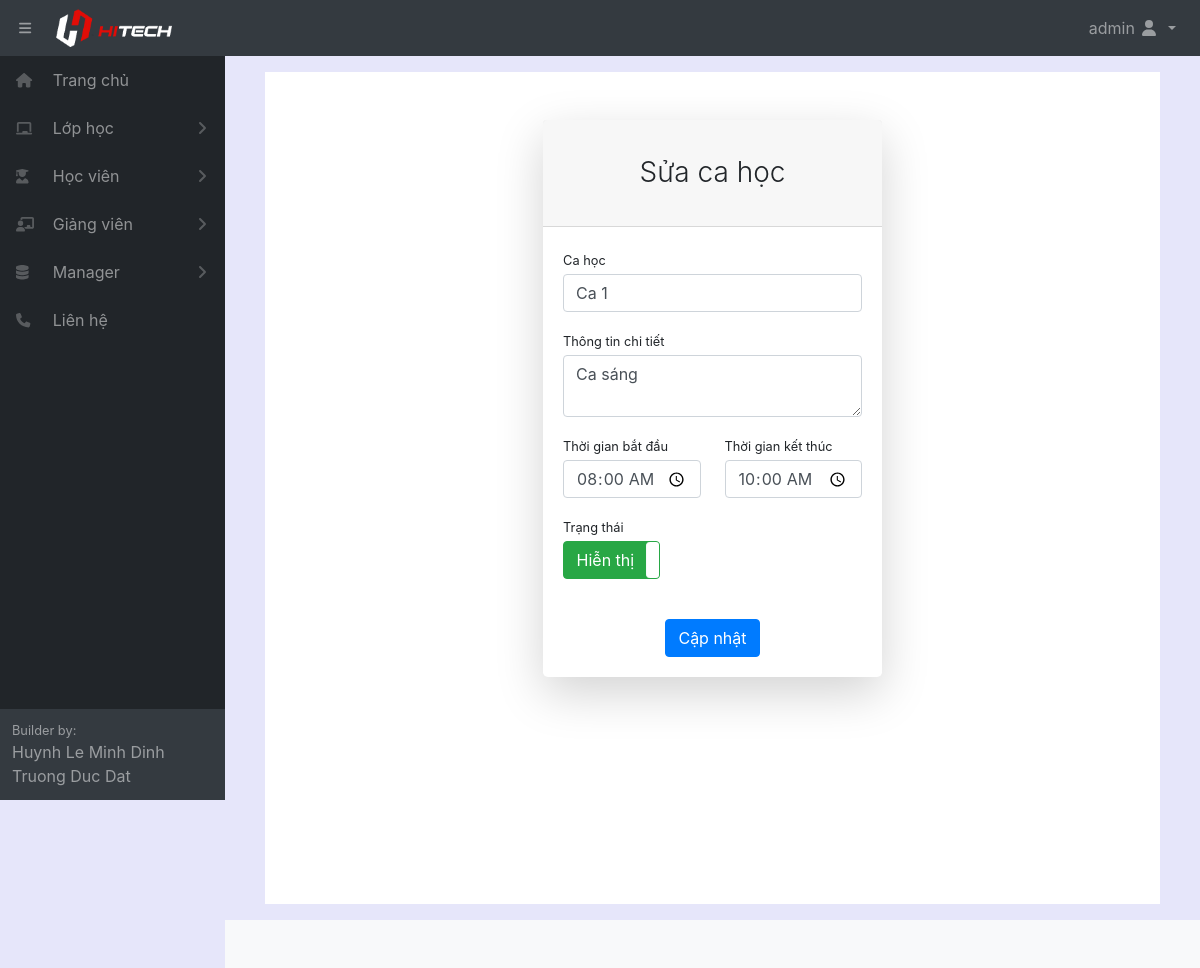
/edittimeshift/1 (signed in), run on the app's committed database.
### home/models.py (models this page shows, shortened)
class TimeShift(models.Model):
    fullname = models.CharField(max_length=100, verbose_name="Tên ca học")
    infomation = models.CharField(max_length=1000, blank=True, verbose_name="Thông tin ca học")
    timestart = models.TimeField(null = True, blank=True, verbose_name="Giờ bắt đầu")
    timeend = models.TimeField(null = True, blank=True, verbose_name="Giờ kết thúc")
    active = models.BooleanField(default=True, verbose_name="Trạng thái")
    class Meta:
        ordering =["fullname"]
        verbose_name_plural = "Ca học"

### home/decorators.py (the view)
        def wrapper_func(request, *args, **kwargs):
            group = None
            if request.user.groups.exists():
                group = request.user.groups.all()[0].name
            if group in allowed_roles:
                return view_func(request, *args, **kwargs)
            else:
                return redirect('errorrole')

### home/views.py (called while the page is built, shortened)
@login_required(login_url='login')
@allowed_users(allowed_roles=['admin'])
def editTimeShift(request,pk):
    timeshift = TimeShift.objects.get(pk=pk)
    context={'timeshift':timeshift}
    return render(request,'manager/editTimeShift.html',context)

### home/templates/manager/editTimeShift.html (shortened to what this page needs)
{% extends "pages/base.html" %}
{% block content %}
{% load static %}
<div class="container" style="height: 52em;">
    <div class="row justify-content-center">
        <div class="col-lg-5">
            <div class="card shadow-lg border-0 rounded-lg mt-5">
                <div class="card-header">
                    <h3 class="text-center font-weight-light my-4">Sửa ca học</h3>
                </div>
                <div class="card-body">
                    <form action="" method="POST">
                        <div class="row">
                            <div class="col-xl-12 col-md-12">
                                <div class="form-group">
                                    <label class="small mb-1" for="id_fullname">Ca học</label>
                                    <input class="form-control" type="text" name="fullname" maxlength="100" required
                                        id="id_fullname" placeholder="Nhập tên ca học" value="{{timeshift.fullname}}" />
                                </div>
                            </div>
                            <div class="col-xl-12 col-md-12">
                                <div class="form-group">
                                    <label class="small mb-1" for="id_infomation">Thông tin chi tiết</label>
                                    <textarea class="form-control" name="infomation" maxlength="1000" id="id_infomation"
                                        rows="2" placeholder="Nội dung">{{timeshift.infomation}}</textarea>
                                </div>
                            </div>
                            <div class="col-xl-6 col-md-12">
                                <div class="form-group">
                                    <label class="small mb-1" for="id_timestart">Thời gian bắt đầu</label>
                                    <input class="form-control" type="time" name="timestart" id="id_timestart"
                                        value="{{timeshift.timestart|date:"H:i"}}" />
                                </div>
                            </div>
                            <div class="col-xl-6 col-md-12">
                                <div class="form-group">
                                    <label class="small mb-1" for="id_timeend">Thời gian kết thúc</label>
                                    <input class="form-control" type="time" name="timeend" id="id_timeend"
                                        value="{{timeshift.timeend|date:"H:i"}}" />
                                </div>
                            </div>
                            <div class="col-xl-12 col-md-12">
                                <label class="small mb-1" for="id_active">Trạng thái</label>
                                <div class="form-group">
                                </div>
                            </div>
                        </div>
                        <div class="form-group d-flex align-items-center justify-content-between mt-4 mb-0">
                            <input class="btn btn-primary" type="submit" value="Cập nhật"
                                style="margin-left: auto; margin-right: auto;">
                        </div>
                    </form>
                </div>
            </div>
        </div>
    </div>
</div>
{% endblock content %}

### home/templates/pages/base.html (shortened to what this page needs)
<!DOCTYPE html>
<html lang="en">
{% load staticfiles %}
<head>
    <link href="{% static '/fullcalendar/core/main.css' %}" rel='stylesheet' />
    <link href="{% static '/fullcalendar/daygrid/main.css' %}" rel='stylesheet' />
    <link href="{% static '/css/styles.css' %}" rel="stylesheet" />
    <link href="{% static '/css/dataTables.bootstrap4.min.css' %}" rel="stylesheet" />
</head>
<body class="sb-nav-fixed">
    <nav class="sb-topnav navbar navbar-expand navbar-dark bg-dark">
        <button class="btn btn-link btn-sm order-1 order-lg-0" id="sidebarToggle" href="#" style="margin-left: 10px;">
            <i class="fas fa-bars"></i></button>
        <a class="navbar-brand" href="{% url 'home' %}">
            <img src="/static/images/Logo-row-Light.png" alt="" style="width: 60%;">
        </a>
        <ul class="navbar-nav ml-auto ml-md-0">
            <li class="nav-item dropdown">
                <a class="nav-link dropdown-toggle" id="userDropdown" href="#" role="button" data-toggle="dropdown"
                    aria-haspopup="true" aria-expanded="false">
                    {{user.first_name}} {{user.last_name}}
                    <i class="fas fa-user fa-fw"></i>
                </a>
            </li>
        </ul>
    </nav>
    <div id="layoutSidenav">
        <div id="layoutSidenav_nav">
            <nav class="sb-sidenav accordion sb-sidenav-dark" id="sidenavAccordion">
                <div class="sb-sidenav-menu">
                    <div class="nav">
                        <a class="nav-link" href="{% url 'home' %}">
                            <div class="sb-nav-link-icon" style="width: 2em;">
                                <i class="fas fa-home"></i>
                            </div>
                            Trang chủ
                        </a>
                        <a class="nav-link collapsed" href="#" data-toggle="collapse" data-target="#collapseClass"
                            aria-expanded="false" aria-controls="collapseClass">
                            <div class="sb-nav-link-icon" style="width: 2em;">
                                <i class="fas fa-chalkboard"></i>
                            </div>
                            Lớp học
                            <div class="sb-sidenav-collapse-arrow">
                                <i class="fas fa-angle-down"></i>
                            </div>
                        </a>
                        <a class="nav-link collapsed" href="#" data-toggle="collapse" data-target="#collapseStudent"
                            aria-expanded="false" aria-controls="collapseStudent">
                            <div class="sb-nav-link-icon" style="width: 2em;">
                                <i class="fas fa-user-graduate"></i>
                            </div>
                            Học viên
                            <div class="sb-sidenav-collapse-arrow">
                                <i class="fas fa-angle-down"></i>
                            </div>
                        </a>
                        <a class="nav-link collapsed" href="#" data-toggle="collapse" data-target="#collapseTeacher"
                            aria-expanded="false" aria-controls="collapseTeacher">
                            <div class="sb-nav-link-icon" style="width: 2em;">
                                <i class="fas fa-chalkboard-teacher"></i>
                            </div>
                            Giảng viên
                            <div class="sb-sidenav-collapse-arrow">
                                <i class="fas fa-angle-down"></i>
                            </div>
                        </a>
                        {% if request.user.is_staff %}
                        <a class="nav-link collapsed" href="#" data-toggle="collapse" data-target="#collapseManager"
                            aria-expanded="false" aria-controls="collapseManager">
                            <div class="sb-nav-link-icon" style="width: 2em;">
                                <i class="fas fa-database"></i>
                            </div>
                            Manager
                            <div class="sb-sidenav-collapse-arrow">
                                <i class="fas fa-angle-down"></i>
                            </div>
                        </a>
                        {% endif %}
                        <a class="nav-link" href="{% url 'contact' %}">
                            <div class="sb-nav-link-icon" style="width: 2em;">
                                <i class="fas fa-phone"></i>
                            </div>
                            Liên hệ
                        </a>
                    </div>
                </div>
                <div class="sb-sidenav-footer">
                    <div class="small">Builder by:</div>
                    <div>Huynh Le Minh Dinh</div>
                    <div>Truong Duc Dat</div>
                </div>
            </nav>
        </div>
        <div id="layoutSidenav_content" style="background-color: lavender;">
            <main>
                <div class="container-fluid">
                    <div style="margin: 1em; background-color: white;">
                        {% block content %}{% endblock %}
                    </div>
                </div>
            </main>
            <footer class="py-4 bg-light mt-auto">
            </footer>
        </div>
    </div>
</body>
</html>

### data on the page
TimeShift: fullname "Ca 1", infomation "Ca sáng", timestart "08:00", timeend "10:00"

### other printed values
{{ user.first_name }} "admin"
